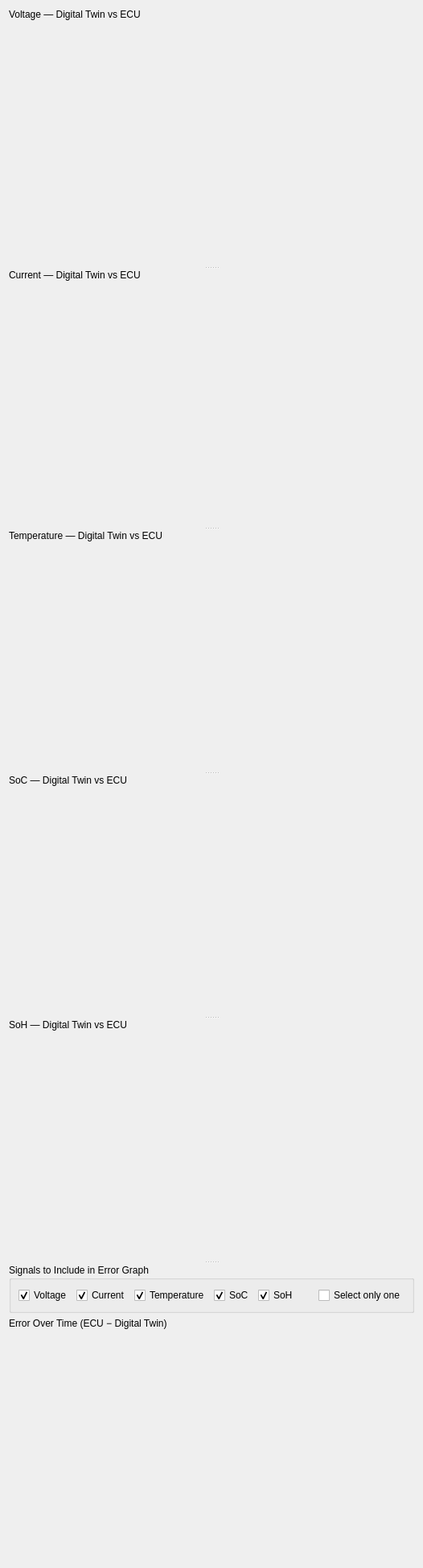
          <widget class="QWidget" name="scrollAreaGraphsContents">
           <layout class="QVBoxLayout" name="verticalLayoutScrollAreaGraphsContents">
            <item>
             <widget class="QSplitter" name="splitterGraphs">
              <property name="orientation">
               <enum>Qt::Vertical</enum>
              </property>
              <widget class="QWidget" name="widgetVoltagePlotContainer">
           <layout class="QVBoxLayout" name="verticalLayoutVoltagePlot">
            <item>
             <widget class="QLabel" name="labelVoltagePlotTitle">
              <property name="text">
               <string>Voltage — Digital Twin vs ECU</string>
              </property>
             </widget>
            </item>
            <item>
             <widget class="QLabel" name="labelVoltageWarning">
              <property name="styleSheet">
               <string>color: #d32f2f; font-weight: bold;</string>
              </property>
              <property name="text">
               <string/>
              </property>
              <property name="wordWrap">
               <bool>true</bool>
              </property>
             </widget>
            </item>
            <item>
             <widget class="PlotWidget" name="plotWidgetVoltage" native="true">
              <property name="minimumSize">
               <size>
                <width>0</width>
                <height>280</height>
               </size>
              </property>
             </widget>
            </item>
           </layout>
          </widget>
          <widget class="QWidget" name="widgetCurrentPlotContainer">
           <layout class="QVBoxLayout" name="verticalLayoutCurrentPlot">
            <item>
             <widget class="QLabel" name="labelCurrentPlotTitle">
              <property name="text">
               <string>Current — Digital Twin vs ECU</string>
              </property>
             </widget>
            </item>
            <item>
             <widget class="QLabel" name="labelCurrentWarning">
              <property name="styleSheet">
               <string>color: #d32f2f; font-weight: bold;</string>
              </property>
              <property name="text">
               <string/>
              </property>
              <property name="wordWrap">
               <bool>true</bool>
              </property>
             </widget>
            </item>
            <item>
             <widget class="PlotWidget" name="plotWidgetCurrent" native="true">
              <property name="minimumSize">
               <size>
                <width>0</width>
                <height>280</height>
               </size>
              </property>
             </widget>
            </item>
           </layout>
          </widget>
          <widget class="QWidget" name="widgetTemperaturePlotContainer">
           <layout class="QVBoxLayout" name="verticalLayoutTemperaturePlot">
            <item>
             <widget class="QLabel" name="labelTemperaturePlotTitle">
              <property name="text">
               <string>Temperature — Digital Twin vs ECU</string>
              </property>
             </widget>
            </item>
            <item>
             <widget class="PlotWidget" name="plotWidgetTemperature" native="true">
              <property name="minimumSize">
               <size>
                <width>0</width>
                <height>280</height>
               </size>
              </property>
             </widget>
            </item>
           </layout>
          </widget>
          <widget class="QWidget" name="widgetSocPlotContainer">
           <layout class="QVBoxLayout" name="verticalLayoutSocPlot">
            <item>
             <widget class="QLabel" name="labelSocPlotTitle">
              <property name="text">
               <string>SoC — Digital Twin vs ECU</string>
              </property>
             </widget>
            </item>
            <item>
             <widget class="PlotWidget" name="plotWidgetSoc" native="true">
              <property name="minimumSize">
               <size>
                <width>0</width>
                <height>280</height>
               </size>
              </property>
             </widget>
            </item>
           </layout>
          </widget>
          <widget class="QWidget" name="widgetSohPlotContainer">
           <layout class="QVBoxLayout" name="verticalLayoutSohPlot">
            <item>
             <widget class="QLabel" name="labelSohPlotTitle">
              <property name="text">
               <string>SoH — Digital Twin vs ECU</string>
              </property>
             </widget>
            </item>
            <item>
             <widget class="PlotWidget" name="plotWidgetSoh" native="true">
              <property name="minimumSize">
               <size>
                <width>0</width>
                <height>280</height>
               </size>
              </property>
             </widget>
            </item>
           </layout>
          </widget>
          <widget class="QWidget" name="widgetErrorPlotContainer">
           <layout class="QVBoxLayout" name="verticalLayoutErrorPlot">
            <item>
             <widget class="QGroupBox" name="groupBoxSignalSelection">
              <property name="title">
               <string>Signals to Include in Error Graph</string>
              </property>
              <layout class="QHBoxLayout" name="horizontalLayoutSignalSelection">
               <item>
                <widget class="QCheckBox" name="checkBoxSignalVoltage">
                 <property name="text">
                  <string>Voltage</string>
                 </property>
                 <property name="checked">
                  <bool>true</bool>
                 </property>
                </widget>
               </item>
               <item>
                <widget class="QCheckBox" name="checkBoxSignalCurrent">
                 <property name="text">
                  <string>Current</string>
                 </property>
                 <property name="checked">
                  <bool>true</bool>
                 </property>
                </widget>
               </item>
               <item>
                <widget class="QCheckBox" name="checkBoxSignalTemperature">
                 <property name="text">
                  <string>Temperature</string>
                 </property>
                 <property name="checked">
                  <bool>true</bool>
                 </property>
                </widget>
               </item>
               <item>
                <widget class="QCheckBox" name="checkBoxSignalSoc">
                 <property name="text">
                  <string>SoC</string>
                 </property>
                 <property name="checked">
                  <bool>true</bool>
                 </property>
                </widget>
               </item>
               <item>
                <widget class="QCheckBox" name="checkBoxSignalSoh">
                 <property name="text">
                  <string>SoH</string>
                 </property>
                 <property name="checked">
                  <bool>true</bool>
                 </property>
                </widget>
               </item>
               <item>
                <spacer name="horizontalSpacerSignalSelection">
                 <property name="orientation">
                  <enum>Qt::Horizontal</enum>
                 </property>
                 <property name="sizeHint" stdset="0">
                  <size>
                   <width>20</width>
                   <height>20</height>
                  </size>
                 </property>
                </spacer>
               </item>
               <item>
                <widget class="QCheckBox" name="checkBoxSignalSelectOnly">
                 <property name="text">
                  <string>Select only one</string>
                 </property>
                 <property name="checked">
                  <bool>false</bool>
                 </property>
                </widget>
               </item>
              </layout>
             </widget>
            </item>
            <item>
             <widget class="QLabel" name="labelErrorPlotTitle">
              <property name="text">
               <string>Error Over Time (ECU − Digital Twin)</string>
              </property>
             </widget>
            </item>
            <item>
             <widget class="PlotWidget" name="plotWidgetError" native="true">
              <property name="minimumSize">
               <size>
                <width>0</width>
                <height>280</height>
               </size>
              </property>
             </widget>
            </item>
           </layout>
          </widget>
             </widget>
            </item>
           </layout>
          </widget>
